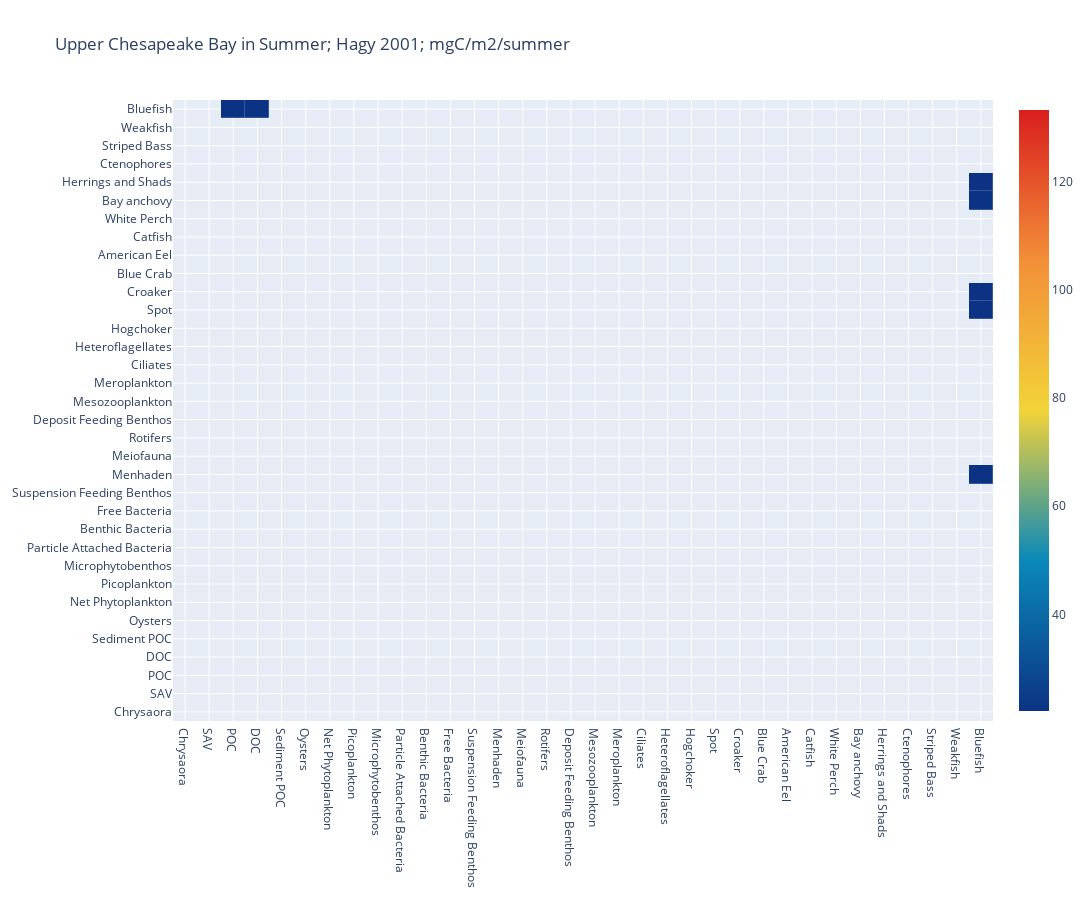

Notebook code cell kept with this figure:
### Code cell
heat_for_name(food_webs[0], ['Bluefish'], True, True)

### Figure 1 — Plotly figure (JSON) as saved in the notebook; plotly's stock layout.template omitted (floating-point values rounded to 4 significant figures)
{"data": [{"colorscale": [[0, "rgb(12,51,131)"], [0.25, "rgb(10,136,186)"], [0.5, "rgb(242,211,56)"], [0.75, "rgb(242,143,56)"], [1, "rgb(217,30,30)"]], "type": "heatmap", "x": ["POC", "DOC", "Bluefish", "Bluefish", "Bluefish", "Bluefish", "Bluefish"], "xgap": 0.2, "y": ["Bluefish", "Bluefish", "Croaker", "Spot", "Herrings and Shads", "Bay anchovy", "Menhaden"], "ygap": 0.2, "z": [9.82e-05, 9.82e-05, 4.327e-05, 0.0001734, 0.0002167, 0.00026, 0.0001734], "zmax": 133.2, "zmin": 22.17}], "layout": {"autosize": true, "height": 900, "legend": {"orientation": "h", "x": 1, "xanchor": "right", "y": 1, "yanchor": "bottom"}, "title": {"text": "Upper Chesapeake Bay in Summer; Hagy 2001; mgC/m2/summer"}, "width": 1200, "xaxis": {"autorange": true, "categoryarray": ["Chrysaora", "SAV", "POC", "DOC", "Sediment POC", "Oysters", "Net Phytoplankton", "Picoplankton", "Microphytobenthos", "Particle Attached Bacteria", "Benthic Bacteria", "Free Bacteria", "Suspension Feeding Benthos", "Menhaden", "Meiofauna", "Rotifers", "Deposit Feeding Benthos", "Mesozooplankton", "Meroplankton", "Ciliates", "Heteroflagellates", "Hogchoker", "Spot", "Croaker", "Blue Crab", "American Eel", "Catfish", "White Perch", "Bay anchovy", "Herrings and Shads", "Ctenophores", "Striped Bass", "Weakfish", "Bluefish"], "range": [-0.5, 33.5], "type": "category"}, "yaxis": {"autorange": true, "categoryarray": ["Chrysaora", "SAV", "POC", "DOC", "Sediment POC", "Oysters", "Net Phytoplankton", "Picoplankton", "Microphytobenthos", "Particle Attached Bacteria", "Benthic Bacteria", "Free Bacteria", "Suspension Feeding Benthos", "Menhaden", "Meiofauna", "Rotifers", "Deposit Feeding Benthos", "Mesozooplankton", "Meroplankton", "Ciliates", "Heteroflagellates", "Hogchoker", "Spot", "Croaker", "Blue Crab", "American Eel", "Catfish", "White Perch", "Bay anchovy", "Herrings and Shads", "Ctenophores", "Striped Bass", "Weakfish", "Bluefish"], "range": [-0.5, 33.5], "type": "category"}}}
